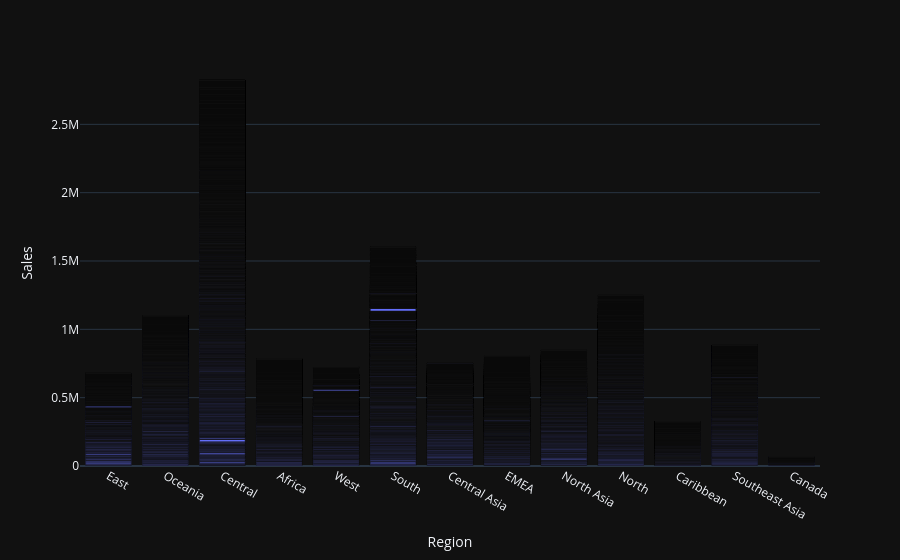

This figure's notebook cell:
### Code cell
import plotly.express as px
import pandas as pd

df = pd.read_csv("../data/global_superstore.csv", encoding="latin1")

fig = px.bar(
    df,
    x="Region",
    y="Sales",
    color="Region"
)

fig.show()

### Figure 1 — Plotly figure (JSON) as saved in the notebook; plotly's stock layout.template omitted (floating-point values rounded to 4 significant figures; data arrays with more than 128 entries replaced by an {"elided": "..."} marker saying what was removed)
{"data": [{"hovertemplate": "Region=%{x}<br>Sales=%{y}<extra></extra>", "legendgroup": "", "marker": {"color": "#636efa", "pattern": {"shape": ""}}, "name": "", "orientation": "v", "showlegend": false, "textposition": "auto", "type": "bar", "x": {"elided": "51290 str values"}, "xaxis": "x", "y": {"elided": "51290 float values"}, "yaxis": "y"}], "layout": {"barmode": "relative", "legend": {"tracegroupgap": 0}, "margin": {"t": 60}, "xaxis": {"anchor": "y", "domain": [0, 1], "title": {"text": "Region"}}, "yaxis": {"anchor": "x", "domain": [0, 1], "title": {"text": "Sales"}}}}
